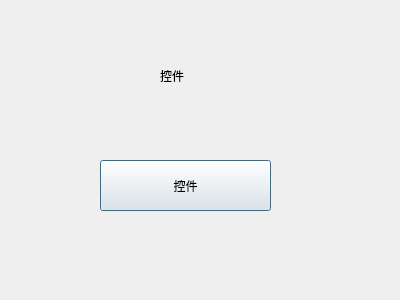
<?xml version="1.0" encoding="UTF-8"?>
<ui version="4.0">
 <class>Dialog</class>
 <widget class="QDialog" name="Dialog">
  <property name="geometry">
   <rect>
    <x>0</x>
    <y>0</y>
    <width>400</width>
    <height>300</height>
   </rect>
  </property>
  <property name="windowTitle">
   <string>Dialog</string>
  </property>
  <widget class="QPushButton" name="pushButton">
   <property name="geometry">
    <rect>
     <x>100</x>
     <y>160</y>
     <width>171</width>
     <height>51</height>
    </rect>
   </property>
   <property name="text">
    <string>控件</string>
   </property>
  </widget>
  <widget class="QLabel" name="label">
   <property name="geometry">
    <rect>
     <x>160</x>
     <y>70</y>
     <width>54</width>
     <height>12</height>
    </rect>
   </property>
   <property name="text">
    <string>控件</string>
   </property>
  </widget>
 </widget>
 <resources/>
 <connections/>
</ui>
